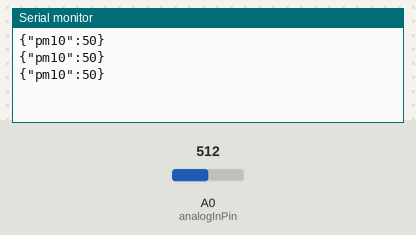
Bench run of a sketch on a simulated Arduino Uno, built with avr-gcc and run on an emulated ATmega328P. On the bench: the last lines printed to the serial monitor. The test bench sets the inputs (shaded band); at power-on: A0 (analogInPin) = 512.

Above: at 1.5 s.
1.6 s: A0 (analogInPin) set to 716
At 2.7 s:
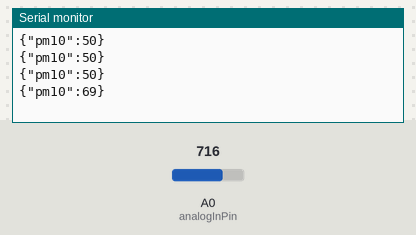
3.1 s: A0 (analogInPin) set to 900
At 4.1 s:
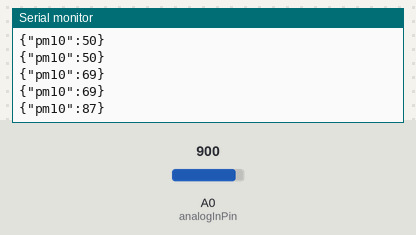
Timing chart, 0 to 6.1 s (numbered marks = the images above; inputs shaded):
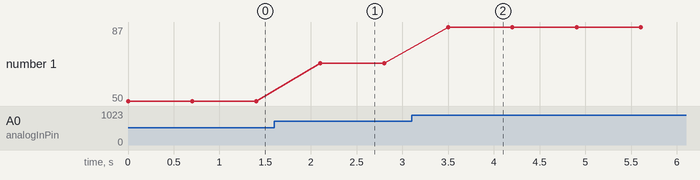

The sketch:

atmoread.ino
```cpp
const int analogInPin = A0;

unsigned int sensorValue = 0;
unsigned int outputValue = 0;

void setup()
{
    Serial.begin(9600);
}

void loop()
{
    sensorValue = analogRead(analogInPin);
    outputValue = map(sensorValue, 0, 1023, 0, 100);

    char buffer[10];
    sprintf(buffer, "{\"pm10\":%u}", outputValue);
    Serial.println(buffer);

    delay(700);
}
```

Measured:
- after the input at 1.6 s, the serial monitor: prints a new line after 0.50 s (image 1)
- after the input at 3.1 s, the serial monitor: prints a new line after 0.40 s (image 2)
- plotted number 1: 50 → 69 after the input at 1.6 s, 69 → 87 after the input at 3.1 s
